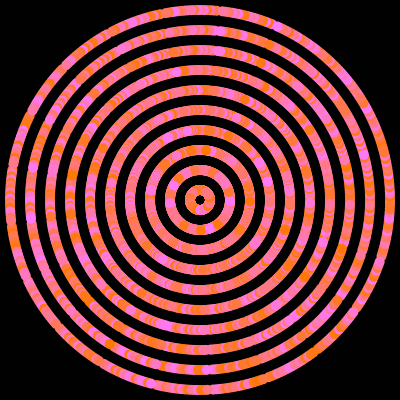
Frame 1 (no input)
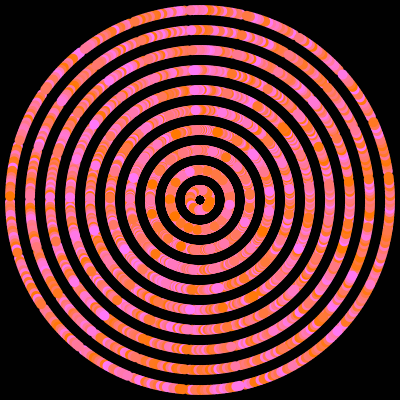
Frame 60 (the mouse pressed at the canvas centre just before this capture)
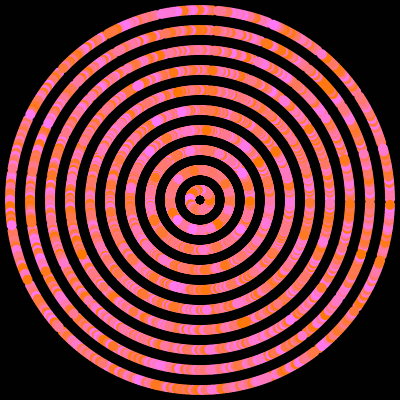
Frame 120 (the mouse held since frame 60 and released just before this capture)

The Processing sketch that drew these frames (run headless with seeded random() and noise(); from frame 60 on, the mouse is pressed at the canvas centre):

// Processing sketch: processing_150632
// ── processing_150632.pde

int RADI = 190;
   
void setup()
{
  size(400, 400);
  noStroke();
}
   
void draw()
{
  reset();
  float rad = radians(frameCount % 360);
  for (int i = RADI; i > 0; i-=20) {
      for (int j = 0; j < 360; j++) {
          float r = rad - j * 0.3;
          float x = i * cos(r) + width / 2.0;
          float y = i * sin(r) + height / 2.0;
          fill(0xff, 0x78, floor(random(255)));
          ellipse(x ,y , 10, 10);
      }
  }
}

void reset() {
  background(#010101);
}
